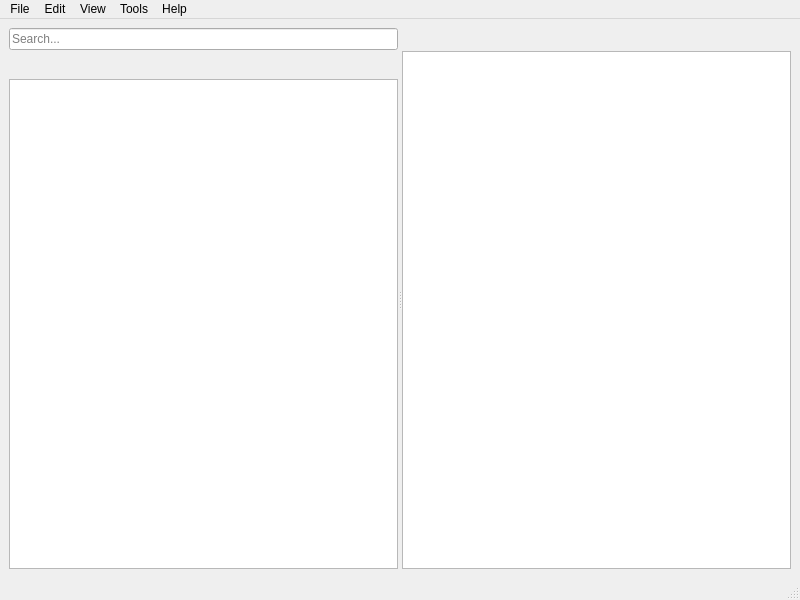
<?xml version="1.0" encoding="UTF-8"?>
<ui version="4.0">
 <class>MainWindow</class>
 <widget class="QMainWindow" name="MainWindow">
  <property name="geometry">
   <rect>
    <x>0</x>
    <y>0</y>
    <width>800</width>
    <height>600</height>
   </rect>
  </property>
  <property name="windowTitle">
   <string>Secrets</string>
  </property>
  <widget class="QWidget" name="centralwidget">
   <layout class="QVBoxLayout" name="verticalLayout">
    <item>
     <widget class="QSplitter" name="splitter">
      <property name="orientation">
       <enum>Qt::Orientation::Horizontal</enum>
      </property>
      <widget class="QWidget" name="leftPanel">
       <layout class="QVBoxLayout" name="leftLayout">
        <item>
         <widget class="QLineEdit" name="lineEdit">
          <property name="placeholderText">
           <string>Search...</string>
          </property>
         </widget>
        </item>
        <item>
         <widget class="QToolBar" name="treeToolBar"/>
        </item>
        <item>
         <widget class="QTreeView" name="treeView">
          <property name="headerHidden">
           <bool>true</bool>
          </property>
         </widget>
        </item>
       </layout>
      </widget>
      <widget class="QWidget" name="editorPanel">
       <layout class="QVBoxLayout" name="editorLayout">
        <item>
         <widget class="QToolBar" name="noteToolBar"/>
        </item>
        <item>
         <widget class="QPlainTextEdit" name="plainTextEdit">
          <property name="readOnly">
           <bool>true</bool>
          </property>
         </widget>
        </item>
       </layout>
      </widget>
     </widget>
    </item>
   </layout>
  </widget>
  <widget class="QMenuBar" name="menubar">
   <property name="geometry">
    <rect>
     <x>0</x>
     <y>0</y>
     <width>800</width>
     <height>23</height>
    </rect>
   </property>
   <widget class="QMenu" name="menuFile">
    <property name="title">
     <string>File</string>
    </property>
    <addaction name="actionNew_Vault"/>
    <addaction name="actionOpen_Vault"/>
    <addaction name="actionSave_Vault"/>
    <addaction name="actionSave_Vault_As"/>
    <addaction name="separator"/>
    <addaction name="actionExport_XML"/>
    <addaction name="separator"/>
    <addaction name="actionExit"/>
   </widget>
   <widget class="QMenu" name="menuEdit">
    <property name="title">
     <string comment="menubar edit">Edit</string>
    </property>
    <addaction name="actionNew_Folder"/>
    <addaction name="actionNew_Entry"/>
    <addaction name="separator"/>
    <addaction name="actionRename"/>
    <addaction name="actionDelete"/>
    <addaction name="separator"/>
    <addaction name="actionCut"/>
    <addaction name="actionCopy"/>
    <addaction name="actionPaste"/>
   </widget>
   <widget class="QMenu" name="menuView">
    <property name="title">
     <string>View</string>
    </property>

    <addaction name="actionShowTrash"/>
    <addaction name="separator"/>
    <addaction name="actionCollapse_All"/>
    <addaction name="actionExpand_All"/>
   </widget>

   <widget class="QMenu" name="menuTools">
    <property name="title">
     <string>Tools</string>
    </property>

    <addaction name="actionSettings"/>
    <addaction name="separator"/>
    <addaction name="actionChange_Master_Password"/>
   </widget>
   <widget class="QMenu" name="menuHelp">
    <property name="title">
     <string>Help</string>
    </property>
    <addaction name="actionAbout_Secrets"/>
    <addaction name="actionAbout_Qt"/>
   </widget>
   <addaction name="menuFile"/>
   <addaction name="menuEdit"/>
   <addaction name="menuView"/>
   <addaction name="menuLanguage"/>
   <addaction name="menuTools"/>
   <addaction name="menuHelp"/>
  </widget>
  <widget class="QStatusBar" name="statusbar"/>
  <action name="actionNew_Folder">
   <property name="text">
    <string>New Folder</string>
   </property>
  </action>
  <action name="actionNew_Entry">
   <property name="text">
    <string>New Entry</string>
   </property>
  </action>
  <action name="actionDelete">
   <property name="text">
    <string>Delete</string>
   </property>
  </action>
  <action name="actionRename">
   <property name="text">
    <string>Rename</string>
   </property>
   <property name="shortcut">
    <string>F2</string>
   </property>
  </action>
  <action name="actionCut">
   <property name="text">
    <string>Cut</string>
   </property>
  </action>
  <action name="actionCopy">
   <property name="text">
    <string>Copy</string>
   </property>
  </action>
  <action name="actionPaste">
   <property name="text">
    <string>Paste</string>
   </property>
  </action>
  <action name="actionShowTrash">
   <property name="checkable">
    <bool>true</bool>
   </property>
   <property name="text">
    <string>Show Trash</string>
   </property>
  </action>
  <action name="actionNew_Vault">
   <property name="text">
    <string>New Vault</string>
   </property>
  </action>
  <action name="actionOpen_Vault">
   <property name="text">
    <string>Open Vault...</string>
   </property>
  </action>
  <action name="actionSave_Vault">
   <property name="text">
    <string>Save Vault</string>
   </property>
  </action>
  <action name="actionSave_Vault_As">
   <property name="text">
    <string>Save Vault As...</string>
   </property>
  </action>
  <action name="actionExport_XML">
   <property name="text">
    <string>Export XML...</string>
   </property>
  </action>
  <action name="actionExit">
   <property name="text">
    <string>Exit</string>
   </property>
  </action>

  <action name="actionChange_Master_Password">
   <property name="text">
    <string>Change Master Password</string>
   </property>
  </action>
  <action name="actionAbout_Secrets">
   <property name="text">
    <string>About Secrets</string>
   </property>
  </action>
  <action name="actionAbout_Qt">
   <property name="text">
    <string>About Qt</string>
   </property>
  </action>
  <action name="actionCollapse_All">
   <property name="text">
    <string>Collapse All</string>
   </property>
  </action>
  <action name="actionExpand_All">
   <property name="text">
    <string>Expand All</string>
   </property>
  </action>
  <action name="actionSettings">
   <property name="text">
    <string>Settings...</string>
   </property>
  </action>
 </widget>
 <resources/>
 <connections/>
</ui>
